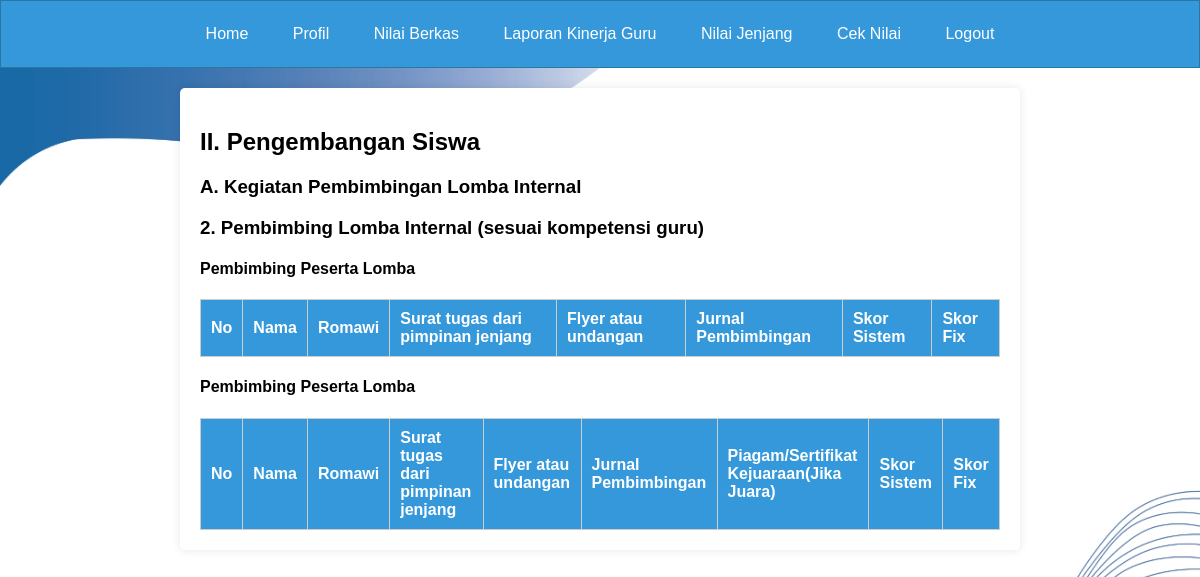
Before: /page_beri_nilai_guru2a.php with the older database file.
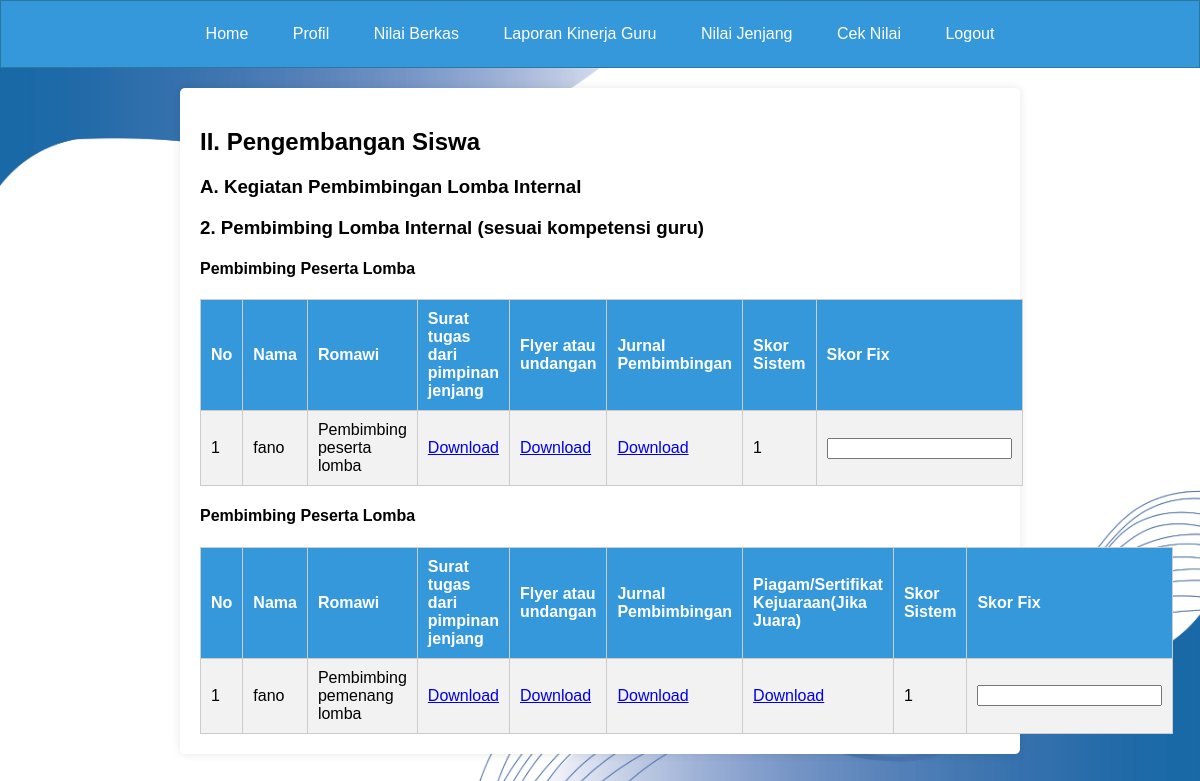
After: the same page with the newer database file.
### tables this page shows
CREATE TABLE `tabel_p_pendidikan2` (
  `id_penilaian` int(11) NOT NULL,
  `id` int(11) DEFAULT NULL,
  `nama` varchar(255) DEFAULT NULL,
  `ia1` varchar(255) DEFAULT NULL,
  `poinia1` int(11) DEFAULT NULL,
  `apoinia1` int(11) NOT NULL,
  `berkasia1` longblob DEFAULT NULL,
  `berkasia11` longblob DEFAULT NULL,
  `berkasia111` longblob DEFAULT NULL,
  `iab1` varchar(255) DEFAULT NULL,
  `poiniab1` int(11) DEFAULT NULL,
  `apoiniab1` int(11) DEFAULT NULL,
  `berkasiab1` longblob DEFAULT NULL,
  `berkasiab11` longblob DEFAULT NULL,
  `berkasiab111` longblob DEFAULT NULL,
  `iac1` varchar(255) DEFAULT NULL,
  `poiniac1` int(11) DEFAULT NULL,
  `apoiniac1` int(11) DEFAULT NULL,
  `berkasiac1` longblob DEFAULT NULL,
  `berkasiac11` longblob DEFAULT NULL,
  `berkasiac111` longblob DEFAULT NULL,
  `ia2` varchar(255) DEFAULT NULL,
  `poinia2` int(11) DEFAULT NULL,
  `apoinia2` int(11) DEFAULT NULL,
  `berkasia2` longblob DEFAULT NULL,
  `berkasia22` longblob DEFAULT NULL,
  `berkasia222` longblob DEFAULT NULL,
  `ib1` varchar(255) DEFAULT NULL,
  `poinib1` int(11) DEFAULT NULL,
  `apoinib1` int(11) DEFAULT NULL,
  `berkasib1` longblob DEFAULT NULL,
  `berkasib11` longblob DEFAULT NULL,
  `berkasib111` longblob DEFAULT NULL,
  `ib2` varchar(255) DEFAULT NULL,
  `poinib2` int(11) DEFAULT NULL,
  `apoinib2` int(11) DEFAULT NULL,
  `berkasib2` longblob DEFAULT NULL,
  `berkasib22` longblob DEFAULT NULL,
  `berkasib222` longblob DEFAULT NULL,
  `ib3` varchar(255) DEFAULT NULL,
  `poinib3` int(11) DEFAULT NULL,
  `apoinib3` int(11) DEFAULT NULL,
  `berkasib3` longblob DEFAULT NULL,
  `berkasib33` longblob DEFAULT NULL,
  `berkasib333` longblob DEFAULT NULL,
  `ib4` varchar(255) DEFAULT NULL,
  `poinib4` int(11) DEFAULT NULL,
  `apoinib4` int(11) DEFAULT NULL,
  `berkasib4` longblob DEFAULT NULL,
  `berkasib44` longblob DEFAULT NULL,
  `berkasib444` longblob DEFAULT NULL,
  `ib5` varchar(255) DEFAULT NULL,
  `poinib5` int(11) DEFAULT NULL,
  `apoinib5` int(11) DEFAULT NULL,
  `berkasib5` longblob DEFAULT NULL,
  `berkasib55` longblob DEFAULT NULL,
  `berkasib555` longblob DEFAULT NULL,
  `ib6` varchar(255) DEFAULT NULL,
  `poinib6` int(11) DEFAULT NULL,
  `apoinib6` int(11) DEFAULT NULL,
  `berkasib6` longblob DEFAULT NULL,
  `berkasib66` longblob DEFAULT NULL,
  `berkasib666` longblob DEFAULT NULL,
  `ic1` varchar(255) DEFAULT NULL,
  `poinic1` int(11) DEFAULT NULL,
  `apoinic1` int(11) DEFAULT NULL,
  `berkasic1` longblob DEFAULT NULL,
  `berkasic11` longblob DEFAULT NULL,
  `berkasic111` longblob DEFAULT NULL,
  `berkasic1111` longblob DEFAULT NULL,
  `berkasic11111` longblob DEFAULT NULL,
  `ic2` varchar(255) DEFAULT NULL,
  `poinic2` int(11) DEFAULT NULL,
  `apoinic2` longblob DEFAULT NULL,
  `berkasic2` longblob DEFAULT NULL,
  `icb2` varchar(255) DEFAULT NULL,
  `poinicb2` int(11) DEFAULT NULL,
  `apoinicb2` int(11) DEFAULT NULL,
  `berkasicb2` longblob DEFAULT NULL,
  `icc2` varchar(255) DEFAULT NULL,
  `poinicc2` int(11) DEFAULT NULL,
  `apoinicc2` int(11) DEFAULT NULL,
  `berkasicc2` longblob DEFAULT NULL,
  `icd2` varchar(255) DEFAULT NULL,
  `poinicd2` int(11) DEFAULT NULL,
  `apoinicd2` int(11) DEFAULT NULL,
  `berkasicd2` longblob DEFAULT NULL,
  `id1` varchar(255) DEFAULT NULL,
  `poinid1` int(11) DEFAULT NULL,
  `apoinid1` int(11) DEFAULT NULL,
  `berkasid1` longblob DEFAULT NULL,
  `berkasid11` longblob DEFAULT NULL,
  `berkasid111` longblob NOT NULL,
  `ie1` varchar(255) DEFAULT NULL,
  `poinie1` int(11) DEFAULT NULL,
  `apoinie1` int(11) DEFAULT NULL,
  `berkasie1` longblob DEFAULT NULL,
  `berkasie11` longblob DEFAULT NULL,
  `berkasie111` longblob DEFAULT NULL,
  `ie2` varchar(255) DEFAULT NULL,
  `poinie2` int(11) DEFAULT NULL,
  `apoinie2` int(11) DEFAULT NULL,
  `berkasie2` longblob DEFAULT NULL,
  `berkasie22` longblob DEFAULT NULL,
  `iia1` varchar(255) DEFAULT NULL,
  `poiniia1` int(11) DEFAULT NULL,
  `apoiniia1` int(11) DEFAULT NULL,
  `berkasiia1` longblob DEFAULT NULL,
  `berkasiia11` longblob DEFAULT NULL,
  `berkasiia111` longblob DEFAULT NULL,
  `iia2` varchar(255) DEFAULT NULL,
  `poiniia2` int(11) DEFAULT NULL,
  `apoiniia2` int(11) DEFAULT NULL,
  `berkasiia2` longblob DEFAULT NULL,
  `berkasiia22` longblob DEFAULT NULL,
  `berkasiia222` longblob DEFAULT NULL,
  `iiab2` varchar(255) DEFAULT NULL,
  `poiniiab2` int(11) DEFAULT NULL,
  `apoiniiab2` int(11) DEFAULT NULL,
  `berkasiiab2` longblob DEFAULT NULL,
  `berkasiiab22` longblob DEFAULT NULL,
  `berkasiiab222` longblob DEFAULT NULL,
  `berkasiiab2222` longblob DEFAULT NULL,
  `iib1` varchar(255) DEFAULT NULL,
  `poiniib1` int(11) DEFAULT NULL,
  `apoiniib1` int(11) DEFAULT NULL,
  `berkasiib1` longblob DEFAULT NULL,
  `berkasiib11` longblob DEFAULT NULL,
  `berkasiib111` longblob DEFAULT NULL,
  `iib2` varchar(255) DEFAULT NULL,
  `poiniib2` int(11) DEFAULT NULL,
  `apoiniib2` int(11) DEFAULT NULL,
  `berkasiib2` longblob DEFAULT NULL,
  `berkasiib22` longblob DEFAULT NULL,
  `berkasiib222` longblob DEFAULT NULL,
  `iib3` varchar(255) DEFAULT NULL,
  `poiniib3` int(11) DEFAULT NULL,
  `apoiniib3` int(11) DEFAULT NULL,
  `berkasiib3` longblob DEFAULT NULL,
  `berkasiib33` longblob DEFAULT NULL,
  `berkasiib333` longblob DEFAULT NULL,
  `iiba3` varchar(255) DEFAULT NULL,
  `poiniiba3` int(11) DEFAULT NULL,
  `apoiniiba3` int(11) DEFAULT NULL,
  `berkasiiba3` longblob DEFAULT NULL,
  `berkasiiba33` longblob DEFAULT NULL,
  `berkasiiba333` longblob DEFAULT NULL,
  `berkasiiba3333` longblob DEFAULT NULL,
  `iib4` varchar(255) DEFAULT NULL,
  `poiniib4` int(11) DEFAULT NULL,
  `apoiniib4` int(11) DEFAULT NULL,
  `berkasiib4` longblob DEFAULT NULL,
  `berkasiib44` longblob DEFAULT NULL,
  `berkasiib444` longblob DEFAULT NULL,
  `iibb4` varchar(255) DEFAULT NULL,
  `poiniibb4` int(11) DEFAULT NULL,
  `apoiniibb4` int(11) DEFAULT NULL,
  `berkasiibb4` longblob DEFAULT NULL,
  `berkasiibb44` longblob DEFAULT NULL,
  `berkasiibb444` longblob DEFAULT NULL,
  `iibc4` varchar(255) DEFAULT NULL,
  `poiniibc4` int(11) DEFAULT NULL,
  `apoiniibc4` int(11) DEFAULT NULL,
  `berkasiibc4` longblob DEFAULT NULL,
  `berkasiibc44` longblob DEFAULT NULL,
  `berkasiibc444` longblob DEFAULT NULL,
  `iiia1` varchar(255) DEFAULT NULL,
  `poiniiia1` int(11) DEFAULT NULL,
  `apoiniiia1` int(11) DEFAULT NULL,
  `berkasiiia1` longblob DEFAULT NULL,
  `berkasiiia11` longblob DEFAULT NULL,
  `berkasiiia111` longblob DEFAULT NULL,
  `iiib1` varchar(255) DEFAULT NULL,
  `poiniiib1` int(11) DEFAULT NULL,
  `apoiniiib1` int(11) DEFAULT NULL,
  `berkasiiib1` longblob DEFAULT NULL,
  `berkasiiib11` longblob DEFAULT NULL,
  `berkasiiib111` longblob DEFAULT NULL,
  `berkasiiib1111` longblob DEFAULT NULL,
  `berkasiiib11111` longblob DEFAULT NULL,
  `iiic1` varchar(255) DEFAULT NULL,
  `poiniiic1` int(11) DEFAULT NULL,
  `apoiniiic1` int(11) DEFAULT NULL,
  `berkasiiic1` longblob DEFAULT NULL,
  `berkasiiic11` longblob DEFAULT NULL,
  `berkasiiic111` longblob DEFAULT NULL,
  `berkasiiic1111` longblob DEFAULT NULL,
  `berkasiiic11111` longblob DEFAULT NULL,
  `iva1` varchar(255) DEFAULT NULL,
  `poiniva1` int(11) DEFAULT NULL,
  `apoiniva1` int(11) DEFAULT NULL,
  `berkasiva1` longblob DEFAULT NULL,
  `berkasiva11` longblob DEFAULT NULL,
  `berkasiva111` longblob DEFAULT NULL,
  `ivb1` varchar(255) DEFAULT NULL,
  `poinivb1` int(11) DEFAULT NULL,
  `apoinivb1` int(11) DEFAULT NULL,
  `berkasivb1` longblob DEFAULT NULL,
  `berkasivb11` longblob DEFAULT NULL,
  `berkasivb111` longblob DEFAULT NULL,
  `ivc1` varchar(255) DEFAULT NULL,
  `poinivc1` int(11) DEFAULT NULL,
  `apoinivc1` int(11) DEFAULT NULL,
  `berkasivc1` longblob DEFAULT NULL,
  `berkasivc11` longblob DEFAULT NULL,
  `berkasivc111` longblob DEFAULT NULL,
  `ivd1` varchar(255) DEFAULT NULL,
  `poinivd1` int(11) DEFAULT NULL,
  `apoinivd1` int(11) DEFAULT NULL,
  `berkasivd1` longblob DEFAULT NULL,
  `berkasivd11` longblob DEFAULT NULL,
  `berkasivd111` longblob DEFAULT NULL,
  `ive1` varchar(255) DEFAULT NULL,
  `poinive1` int(11) DEFAULT NULL,
  `apoinive1` int(11) DEFAULT NULL,
  `berkasive1` longblob DEFAULT NULL,
  `berkasive11` longblob DEFAULT NULL,
  `berkasive111` longblob DEFAULT NULL,
  `ivea1` varchar(255) DEFAULT NULL,
  `poinivea1` int(11) DEFAULT NULL,
  `apoinivea1` int(11) DEFAULT NULL,
  `berkasivea1` longblob DEFAULT NULL,
  `ive2` varchar(255) DEFAULT NULL,
  `poinive2` int(11) DEFAULT NULL,
  `apoinive2` int(11) DEFAULT NULL,
  `berkasive2` longblob DEFAULT NULL,
  `berkasive22` longblob DEFAULT NULL,
  `berkasive222` longblob DEFAULT NULL,
  `tahun_penilaian` varchar(4) DEFAULT NULL,
  `nilai` int(10) DEFAULT NULL,
  `nilaivalidasi` int(15) NOT NULL,
  `validasi` varchar(20) DEFAULT NULL,
  `Aktivasi` int(10) NOT NULL,
  `TIMESTAMP` timestamp NOT NULL DEFAULT '2024-06-03 16:59:59'
);

### page_beri_nilai_guru2a.php (the view, shortened to what the changed rows need)
<?php
include "koneksi.php";
$tahun_ini = date("Y");
?>
<!DOCTYPE html>
<html lang="en">
<head>
</head>
<body>
    <div class="container">
        <h2>II. Pengembangan Siswa</h2>
        <table>
            <tr>
                <th>No</th>
                <th>Nama</th>
                <th>Romawi</th>
                <th>Surat tugas dari pimpinan jenjang</th>
                <th>Flyer atau undangan</th>
                <th>Jurnal Pembimbingan</th>
                <th>Skor Sistem</th>
                <th>Skor Fix</th>
            </tr>
            <?php
            $no = 1;
            $query_ia = mysqli_query($koneksi, "SELECT * FROM tabel_p_pendidikan2 WHERE tahun_penilaian = '$tahun_ini'");
            while ($row = mysqli_fetch_array($query_ia)) {
                $file_berkasiaa = $row['berkasiia2'];
                $file_berkasiaaa = $row['berkasiia22'];
                $file_berkasiaaaa = $row['berkasiia222'];
            ?>
                <tr>
                    <td><?php echo $no++; ?></td>
                    <td><?php echo $row['nama']; ?></td>
                    <td><?php echo $row['iia2']; ?></td>
                    <td>
                        <?php if (!empty($file_berkasiaa)) { ?>
                            <a href="uploads/<?php echo $file_berkasiaa; ?>" target="_blank">Download</a>
                        <?php } else {
                            echo "Tidak ada file";
                        } ?>
                    </td>
                    <td>
                        <?php if (!empty($file_berkasiaaa)) { ?>
                            <a href="uploads/<?php echo $file_berkasiaaa; ?>" target="_blank">Download</a>
                        <?php } else {
                            echo "Tidak ada file";
                        } ?>
                    </td>
                    <td>
                        <?php if (!empty($file_berkasiaaaa)) { ?>
                            <a href="uploads/<?php echo $file_berkasiaaaa; ?>" target="_blank">Download</a>
                        <?php } else {
                            echo "Tidak ada file";
                        } ?>
                    </td>
                    <td><?php echo $row['poiniia2']; ?></td>
                    <td>
                        <input type="text" class="editable-iia2" data-id="<?php echo $row['id']; ?>" value="<?php echo $row['apoiniia2']; ?>">
                    </td>
                </tr>
            <?php } ?>
        </table>
        <table>
            <tr>
                <th>No</th>
                <th>Nama</th>
                <th>Romawi</th>
                <th>Surat tugas dari pimpinan jenjang</th>
                <th>Flyer atau undangan</th>
                <th>Jurnal Pembimbingan</th>
                <th>Piagam/Sertifikat Kejuaraan(Jika Juara)</th>
                <th>Skor Sistem</th>
                <th>Skor Fix</th>
            </tr>
            <?php
            $no = 1;
            $query_ia = mysqli_query($koneksi, "SELECT * FROM tabel_p_pendidikan2 WHERE tahun_penilaian = '$tahun_ini'");
            while ($row = mysqli_fetch_array($query_ia)) {
                $file_berkasiaa = $row['berkasiiab2'];
                $file_berkasiaaa = $row['berkasiiab22'];
                $file_berkasiaaaa = $row['berkasiiab222'];
                $file_berkasiaaaaa = $row['berkasiiab2222'];
            ?>
                <tr>
                    <td><?php echo $no++; ?></td>
                    <td><?php echo $row['nama']; ?></td>
                    <td><?php echo $row['iiab2']; ?></td>
                    <td>
                        <?php if (!empty($file_berkasiaa)) { ?>
                            <a href="uploads/<?php echo $file_berkasiaa; ?>" target="_blank">Download</a>
                        <?php } else {
                            echo "Tidak ada file";
                        } ?>
                    </td>
                    <td>
                        <?php if (!empty($file_berkasiaaa)) { ?>
                            <a href="uploads/<?php echo $file_berkasiaaa; ?>" target="_blank">Download</a>
                        <?php } else {
                            echo "Tidak ada file";
                        } ?>
                    </td>
                    <td>
                        <?php if (!empty($file_berkasiaaaa)) { ?>
                            <a href="uploads/<?php echo $file_berkasiaaaa; ?>" target="_blank">Download</a>
                        <?php } else {
                            echo "Tidak ada file";
                        } ?>
                    </td>
                    <td>
                        <?php if (!empty($file_berkasiaaaaa)) { ?>
                            <a href="uploads/<?php echo $file_berkasiaaaaa; ?>" target="_blank">Download</a>
                        <?php } else {
                            echo "Tidak ada file";
                        } ?>
                    </td>
                    <td><?php echo $row['poiniia2']; ?></td>
                    <td>
                        <input type="text" class="editable-iiab2" data-id="<?php echo $row['id']; ?>" value="<?php echo $row['apoiniiab2']; ?>">
                    </td>
                </tr>
            <?php } ?>
        </table>
    </div>
</body>
</html>

Changed rows visible on the page:
added tabel_p_pendidikan2: nama "fano", iia2 "Pembimbing peserta lomba", poiniia2 "1", iiab2 "Pembimbing pemenang lomba"
